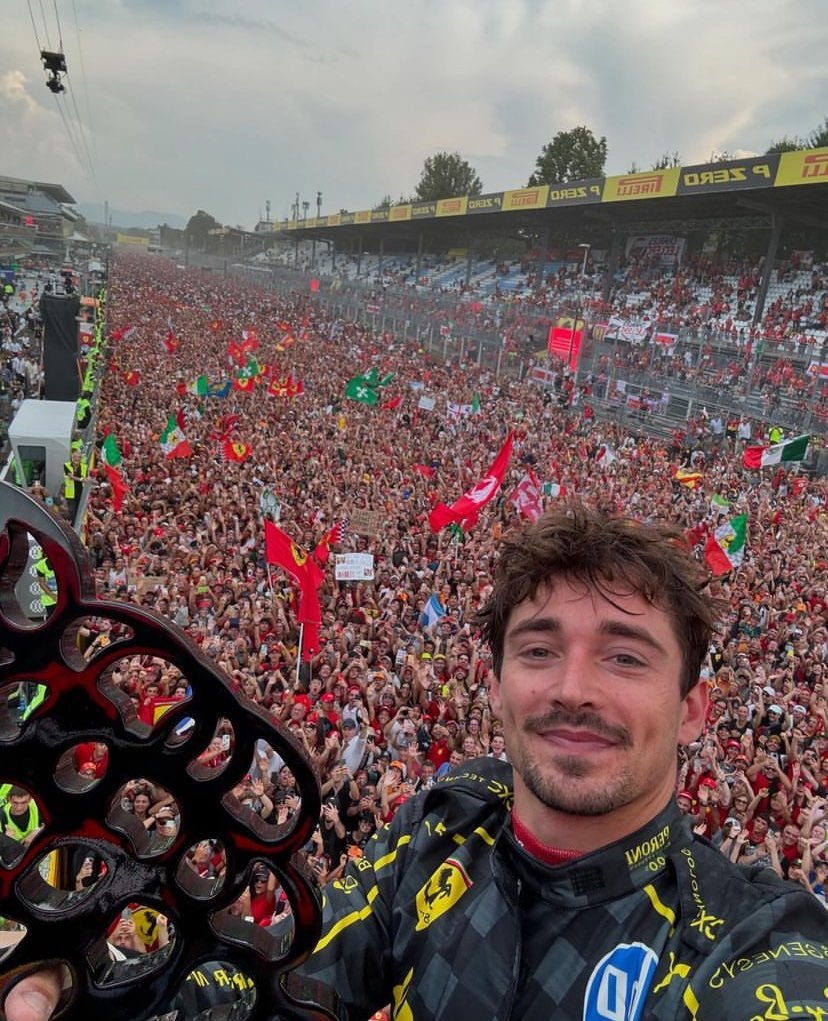
%> input picture data/input/italy.jpg, 828 x 1021 px
$ octave main.m   (GNU Octave 9; MATLAB toolbox functions it lacks are replaced by stand-ins)
%> lines starting %> are read from the running program, lines starting %| are printed output that depends on the picture
### src/matlab/cargar_imagen.m
function [imagen, filas, columnas, canales] = cargar_imagen(nombre_archivo)
%> called with nombre_archivo = '../../data/input/italy.jpg'
% CARGAR_IMAGEN Carga una imagen y verifica/redimensiona al mínimo 740x492
% Entrada:  nombre_archivo -> nombre del archivo
% Salidas:  imagen, filas, columnas, canales

    % 1. Cargar la imagen
    imagen = imread(nombre_archivo);
%> imagen is the input picture: size 1021x828x3 uint8; mean R, G, B 110, 93.9, 92.4

    % 2. Verificar y redimensionar si es necesario
    [filas, columnas, canales] = size(imagen);
%> filas = 1021; columnas = 828; canales = 3

    if columnas < 740 || filas < 492
        imagen = imresize(imagen, [492, 740]);
        [filas, columnas, canales] = size(imagen);
    end

end

### src/matlab/comprimir_paleta.m
function [imagen_indexada, paleta] = comprimir_paleta(imagen)
% COMPRIMIR_PALETA Aplica compresión por paleta indexada de 256 colores
% Entrada:  imagen         -> imagen RGB uint8
% Salidas:  imagen_indexada -> imagen comprimida con índices
%           paleta          -> paleta de 256 colores [256x3]

    % Aplicar compresión por paleta
    [imagen_indexada, paleta] = rgb2ind(imagen, 256);

    % Guardar paleta para uso en receptor
    save('paleta_colores.mat', 'paleta');

end

### src/matlab/convertir_binario.m
function secuencia_binaria = convertir_binario(secuencia_pixeles, filas, columnas)
% CONVERTIR_BINARIO Convierte la secuencia de píxeles indexados a bits
% Entrada:  secuencia_pixeles -> vector 1D de índices uint8
%           filas, columnas   -> dimensiones de la imagen
% Salida:   secuencia_binaria -> vector 1D de bits (0s y 1s)

    % Convertir cada índice a 8 bits
    binario_pixeles = de2bi(secuencia_pixeles, 8, 'left-msb');

    % Serializar la matriz binaria en un vector
    secuencia_binaria = binario_pixeles';
    secuencia_binaria = secuencia_binaria(:);

    % Verificar tamaño
    num_bits = length(secuencia_binaria);
    if num_bits ~= (filas * columnas * 8)
        longitud_real = filas * columnas * 8;
        secuencia_binaria = secuencia_binaria(0:longitud_real);
    end

end

### src/matlab/crearTimeseries.m
function [datos_tx, StopTime] = crearTimeseries(secuencia_binaria)
    % crearTimeseries - Convierte una secuencia binaria en un objeto timeseries
    % listo para usar en Simulink.
    %
    % Sintaxis:
    %   [datos_tx, StopTime] = crearTimeseries(secuencia_binaria)
    %
    % Entradas:
    %   secuencia_binaria - Vector de datos binarios (fila o columna)
    %
    % Salidas:
    %   datos_tx - Objeto timeseries de MATLAB
    %   StopTime - Tiempo final de la señal (para usar en Simulink)

    Ts = 1e-6;  % Tiempo de muestreo fijo
    t = (0:length(secuencia_binaria)-1)' * Ts;  % Vector de tiempo
    datos_tx = timeseries(secuencia_binaria(:), t);  % Crear timeseries

    StopTime = t(end);  % Tiempo final, listo para Simulink
end

### src/matlab/serializar_pixeles.m
function secuencia_pixeles = serializar_pixeles(imagen_indexada, filas, columnas)
% SERIALIZAR_PIXELES Convierte la matriz indexada en secuencia unidimensional
% Entrada:  imagen_indexada  -> matriz 2D de índices de píxeles
%           filas, columnas  -> dimensiones esperadas
% Salida:   secuencia_pixeles -> vector 1D de índices

    % Serializar la matriz en un vector
    secuencia_pixeles = imagen_indexada(:);

    % Verificar longitud esperada
    if length(secuencia_pixeles) ~= (filas * columnas)
        longitud_real = filas * columnas;
        secuencia_pixeles = secuencia_pixeles(0:longitud_real);
    end

end

### src/matlab/main.m
% MAIN - Archivo principal del transmisor

% ── Función 1 Cargar imagen ──────────────────────────────
[imagen, filas, columnas, canales] = cargar_imagen('../../data/input/italy.jpg');
%> filas = 1021; columnas = 828; canales = 3

% ── Función 2 Compresión por paleta ─────────────────────
[imagen_indexada, paleta] = comprimir_paleta(imagen);
%> in comprimir_paleta, `[imagen_indexada, paleta] = rgb2ind(imagen, 256);`:
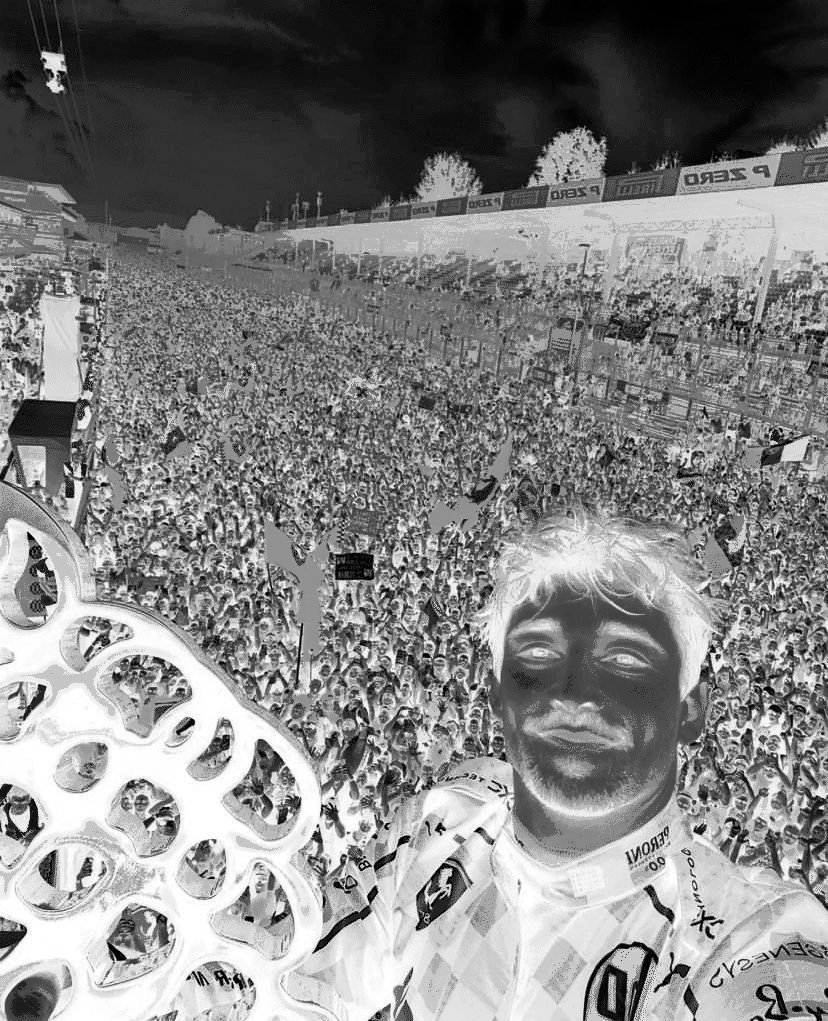
%> imagen_indexada: size 1021x828 uint8; min 0, max 255, mean 129.7
%> in comprimir_paleta, `[imagen_indexada, paleta] = rgb2ind(imagen, 256);`: paleta = 256 rows, first 12: [0.875 0.867 0.843; 0.827 0.827 0.804; 0.729 0.839 0.953; 0.804 0.808 0.792; 0.808 0.776 0.294; 0.824 0.808 0.761; 0.788 0.796 0.773; 0.745 0.792 0.855; 0.839 0.824 0.431; 0.89 0.729 0.753; 0.773 0.776 0.761; 0.765 0.776 0.776]

% ── Función 3 Serialización de píxeles ──────────────────
secuencia_pixeles = serializar_pixeles(imagen_indexada, filas, columnas);

% ── Función 4 Conversión a binario ──────────────────────
secuencia_binaria = convertir_binario(secuencia_pixeles, filas, columnas);
%> the run ends on the next line

% ── Función 5 Creación timeseries ──────────────────────
[datos_tx, t] = crearTimeseries(secuencia_binaria);
